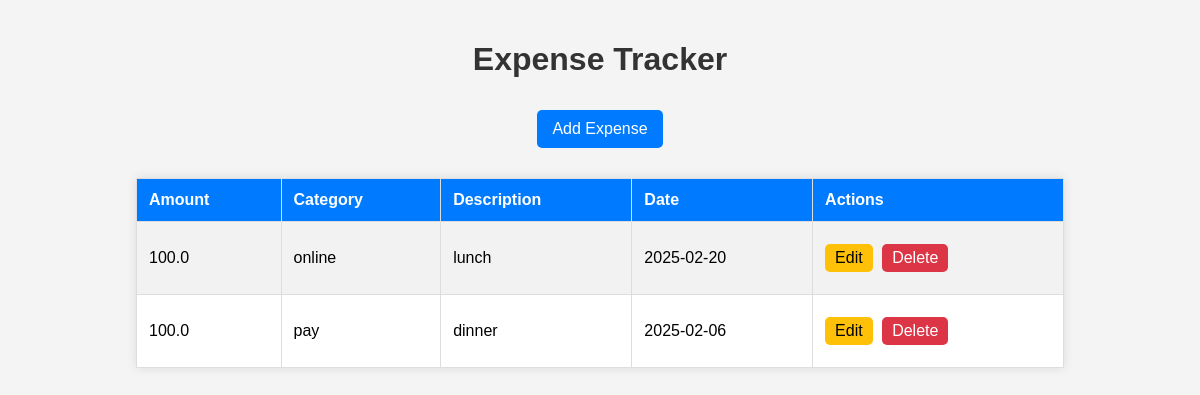
Before: / with the older database file.
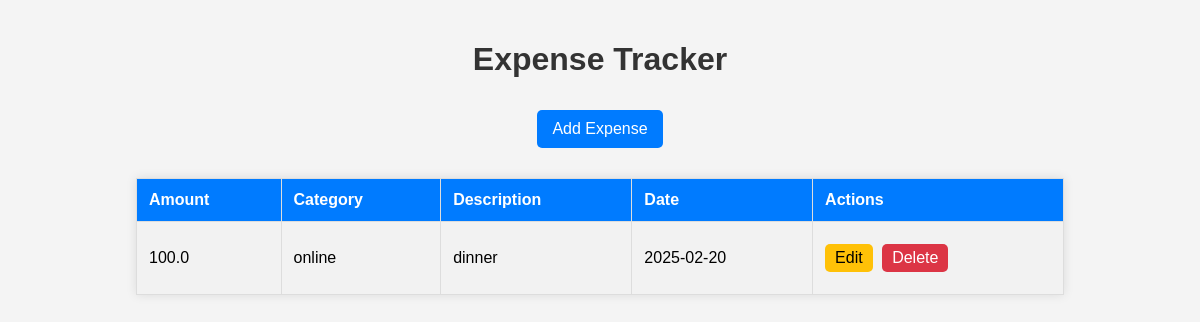
After: the same page with the newer database file.
### tables this page shows
CREATE TABLE expenses (
                        id INTEGER PRIMARY KEY AUTOINCREMENT,
                        amount REAL NOT NULL,
                        category TEXT NOT NULL,
                        description TEXT,
                        date TEXT NOT NULL);

### app.py (the view)
@app.route("/")
def index():
    conn = sqlite3.connect("database.db")
    cursor = conn.cursor()
    cursor.execute("SELECT * FROM expenses ORDER BY date DESC")
    expenses = cursor.fetchall()
    conn.close()
    return render_template("index.html", expenses=expenses)

### templates/index.html (shortened to what this page needs)
<!DOCTYPE html>
<html lang="en">
<head>
    <link rel="stylesheet" href="{{ url_for('static', filename='style.css') }}">
</head>
<body>
    <h1>Expense Tracker</h1>
    <a href="{{ url_for('add') }}">Add Expense</a>
    <table border="1">
        <tr>
            <th>Amount</th>
            <th>Category</th>
            <th>Description</th>
            <th>Date</th>
            <th>Actions</th>
        </tr>
        {% for expense in expenses %}
        <tr>
            <td>{{ expense[1] }}</td>
            <td>{{ expense[2] }}</td>
            <td>{{ expense[3] }}</td>
            <td>{{ expense[4] }}</td>
            <td>
                <a href="{{ url_for('edit', id=expense[0]) }}" class="edit-btn">Edit</a>
                <a href="{{ url_for('delete', id=expense[0]) }}" class="delete-btn" onclick="return confirm('Are you sure?')">Delete</a>
            </td>
        </tr>
        {% endfor %}
    </table>
</body>
</html>

### static/style.css (style rules this page uses)
body { font-family: Arial, sans-serif; background-color: #f4f4f4; margin: 0; padding: 20px; text-align: center; }
h1 { color: #333; }
a { text-decoration: none; background-color: #007bff; color: white; padding: 10px 15px; border-radius: 5px; display: inline-block; margin: 10px 0; }
table { width: 80%; margin: 20px auto; border-collapse: collapse; background-color: white; box-shadow: 0px 0px 10px rgba(0, 0, 0, 0.1); }
th, td { padding: 12px; border: 1px solid #ddd; text-align: left; }
th { background-color: #007bff; color: white; }
tr:nth-child(even) { background-color: #f2f2f2; }
.edit-btn { background-color: #ffc107; color: black; padding: 5px 10px; border-radius: 5px; text-decoration: none; margin-right: 5px; }
.delete-btn { background-color: #dc3545; color: white; padding: 5px 10px; border-radius: 5px; text-decoration: none; }

Changed rows visible on the page:
removed expenses: amount "100.0", category "online", description "lunch", date "2025-02-20"
removed expenses: amount "100.0", category "pay", description "dinner", date "2025-02-06"
added expenses: amount "100.0", category "online", description "dinner", date "2025-02-20"
